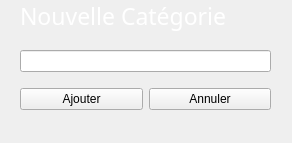
<?xml version="1.0" encoding="UTF-8"?>
<ui version="4.0">
 <class>view_addbox</class>
 <widget class="QMainWindow" name="view_addbox">
  <property name="geometry">
   <rect>
    <x>0</x>
    <y>0</y>
    <width>292</width>
    <height>143</height>
   </rect>
  </property>
  <property name="windowTitle">
   <string/>
  </property>
  <property name="windowOpacity">
   <double>0.750000000000000</double>
  </property>
  <widget class="QWidget" name="centralWidget">
   <widget class="QLabel" name="lb_titre_1">
    <property name="geometry">
     <rect>
      <x>20</x>
      <y>0</y>
      <width>251</width>
      <height>31</height>
     </rect>
    </property>
    <property name="palette">
     <palette>
      <active>
       <colorrole role="WindowText">
        <brush brushstyle="SolidPattern">
         <color alpha="255">
          <red>255</red>
          <green>255</green>
          <blue>255</blue>
         </color>
        </brush>
       </colorrole>
      </active>
      <inactive>
       <colorrole role="WindowText">
        <brush brushstyle="SolidPattern">
         <color alpha="255">
          <red>255</red>
          <green>255</green>
          <blue>255</blue>
         </color>
        </brush>
       </colorrole>
      </inactive>
      <disabled>
       <colorrole role="WindowText">
        <brush brushstyle="SolidPattern">
         <color alpha="255">
          <red>120</red>
          <green>120</green>
          <blue>120</blue>
         </color>
        </brush>
       </colorrole>
      </disabled>
     </palette>
    </property>
    <property name="font">
     <font>
      <family>Century Gothic</family>
      <pointsize>17</pointsize>
      <weight>50</weight>
      <bold>false</bold>
      <strikeout>false</strikeout>
      <kerning>true</kerning>
     </font>
    </property>
    <property name="text">
     <string>Nouvelle Catégorie</string>
    </property>
   </widget>
   <widget class="QWidget" name="verticalLayoutWidget">
    <property name="geometry">
     <rect>
      <x>20</x>
      <y>40</y>
      <width>251</width>
      <height>80</height>
     </rect>
    </property>
    <layout class="QVBoxLayout" name="verticalLayout">
     <item>
      <widget class="QLineEdit" name="edit_nom"/>
     </item>
     <item>
      <layout class="QHBoxLayout" name="horizontalLayout">
       <item>
        <widget class="QPushButton" name="btn_add">
         <property name="text">
          <string>Ajouter</string>
         </property>
        </widget>
       </item>
       <item>
        <widget class="QPushButton" name="btn_cancel">
         <property name="text">
          <string>Annuler</string>
         </property>
        </widget>
       </item>
      </layout>
     </item>
    </layout>
   </widget>
   <zorder>lb_titre_1</zorder>
   <zorder>verticalLayoutWidget</zorder>
   <zorder>btn_cancel</zorder>
   <zorder>horizontalLayoutWidget</zorder>
  </widget>
 </widget>
 <resources/>
 <connections/>
</ui>
